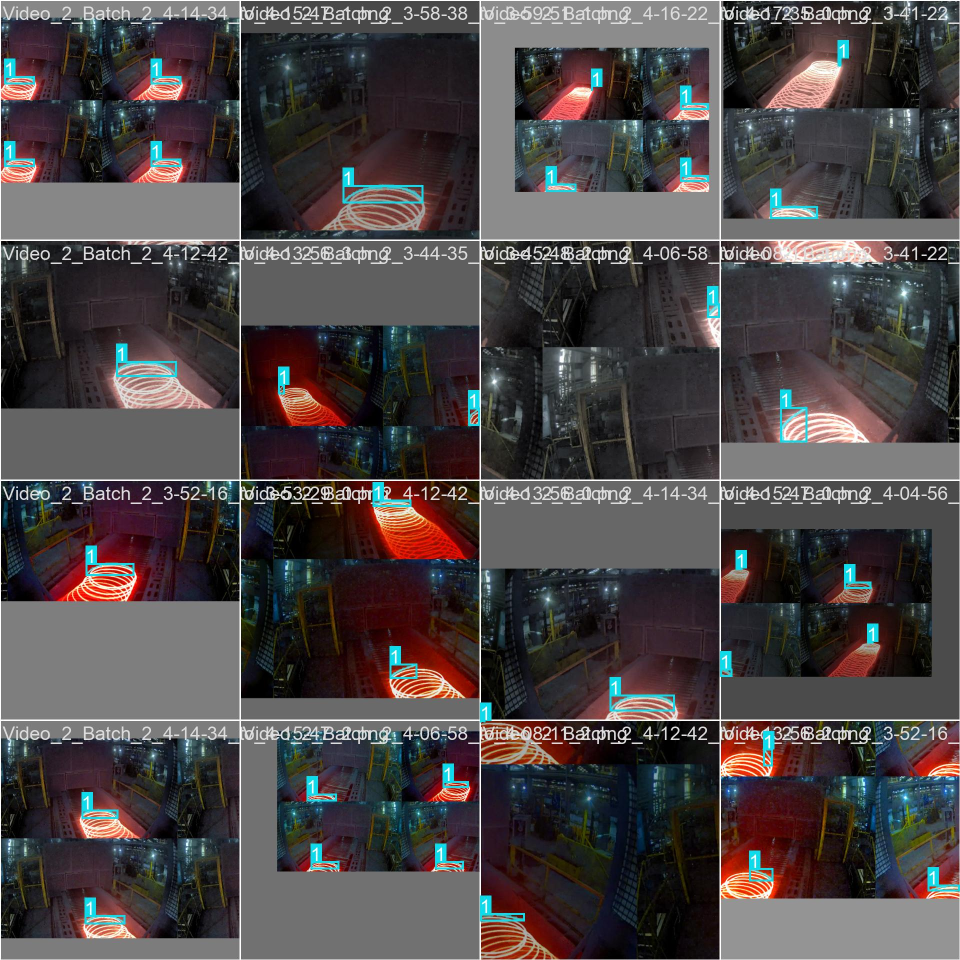
#> input picture YOLO11/train_batch0.jpg, 1920 x 1920 px, given in place of out.mp4, which was not available (shown at 1/2 size)
$ python FFT_RTSP.py
#> lines starting #> are read from the running program, lines starting #| are printed output that depends on the picture; after the words box and inside, x2 and y2 are one past the last pixel; in counts of white or black regions, pixels touching at a corner belong together; pictures that were not available may be replaced by others from this repository, and a replacement may not be noted
### pipeline_logging.py
"""Per-run file logging for the Vision4Coil processing pipeline."""

from __future__ import annotations

import logging
import time
import uuid
from datetime import datetime, timezone
from pathlib import Path
from urllib.parse import urlsplit, urlunsplit


def redact_source(source) -> str:
    """Return an input identifier without credentials embedded in its URL."""
    value = str(source)
    try:
        parts = urlsplit(value)
    except ValueError:
        return value

    if not parts.scheme or not parts.netloc or parts.hostname is None:
        return value

    try:
        port = parts.port
    except ValueError:
        port = None

    host = parts.hostname
    if ":" in host and not host.startswith("["):
        host = f"[{host}]"
    if port is not None:
        host = f"{host}:{port}"
    if parts.username is not None:
        host = f"***:***@{host}"

    return urlunsplit((parts.scheme, host, parts.path, parts.query, parts.fragment))


class PipelineRunLog:
    """Own a uniquely named log file for one video or stream run."""

    def __init__(self, source, mode: str, log_dir="logs"):
        self.started_at = datetime.now(timezone.utc)
        self.started_monotonic = time.perf_counter()
        self.source = redact_source(source)
        self.mode = str(mode)
        self._finished = False

        log_dir = Path(log_dir)
        log_dir.mkdir(parents=True, exist_ok=True)
        run_id = f"{self.started_at:%Y%m%dT%H%M%S_%fZ}_{uuid.uuid4().hex[:8]}"
        self.path = log_dir / f"pipeline_{run_id}.log"

        self.logger = logging.getLogger(f"vision4coil.pipeline.{run_id}")
        self.logger.setLevel(logging.INFO)
        self.logger.propagate = False

        handler = logging.FileHandler(self.path, encoding="utf-8")
        formatter = logging.Formatter(
            "%(asctime)s.%(msecs)03dZ | %(levelname)s | %(message)s",
            datefmt="%Y-%m-%dT%H:%M:%S",
        )
        formatter.converter = time.gmtime
        handler.setFormatter(formatter)
        self.logger.addHandler(handler)
        self._handler = handler

        self.info(
            "pipeline_started mode=%s source=%s log_file=%s",
            self.mode,
            self.source,
            self.path,
        )

    def info(self, message, *args, **kwargs):
        self.logger.info(message, *args, **kwargs)

    def warning(self, message, *args, **kwargs):
        self.logger.warning(message, *args, **kwargs)

    def error(self, message, *args, **kwargs):
        self.logger.error(message, *args, **kwargs)

    def exception(self, message, *args, **kwargs):
        self.logger.exception(message, *args, **kwargs)

    def finish(self, status: str, **fields):
        if self._finished:
            return

        duration_s = time.perf_counter() - self.started_monotonic
        details = " ".join(f"{key}={value}" for key, value in fields.items())
        suffix = f" {details}" if details else ""
        self.info(
            "pipeline_finished status=%s duration_s=%.3f%s",
            status,
            duration_s,
            suffix,
        )
        self._finished = True
        self._handler.flush()
        self._handler.close()
        self.logger.removeHandler(self._handler)

### FFT_RTSP.py
import cv2
import numpy as np
import os
import json
import shutil
import time
from datetime import datetime, timedelta
from functools import lru_cache

import plotly.graph_objects as go
import matplotlib.pyplot as plt
from pathlib import Path
from collections import deque

from pipeline_logging import PipelineRunLog

from coil_cv import (
    BODY_POLYLINE_POINTS,
    CONTOUR_MERGE_ITERATIONS,
    CONTOUR_MERGE_KERNEL,
    LOOP_ACCUMULATION_MAX_FRAMES,
    LOOP_ACCUMULATION_MIN_VOTES,
    LOOP_ACCUMULATION_STRIDE,
    MIN_CONTOUR_SPAN_X,
    MIN_CONTOUR_SPAN_Y,
    choose_body_reference,
    extract_best_tail_segment,
    draw_loop_ellipse,
    draw_loop_search_roi,
    draw_polyline,
    draw_segment_outline,
    find_tail_tip_from_segment,
    point_to_ellipse_angle_deg,
    polygon_to_mask,
    save_loop_fit_diagnostics,
    segment_centroid,
    select_final_loop_model,
    select_loop_accumulation_frames,
    compute_ellipse_polyline_distance,
)

# ----- CONFIG -----
THRESHOLD = 4264.8  # 4264.8 for DB16 ; 3200 for R5.5 ; 3900 for R8.5

USERNAME = "admin"
PASSWORD = "passkey"
CAMERA_IP = "cam_ip"  # 192.168.1.100
RTSP_URL = f"rtsp://{USERNAME}:{PASSWORD}@{CAMERA_IP}:554/cam/realmonitor?channel=1&subtype=1"

OUTPUT_DIR = Path("output")
OUTPUT_DIR.mkdir(parents=True, exist_ok=True)
PIPELINE_LOG_DIR = Path("logs")

DEBUG_SAVE_INTERMEDIATE = True
MIN_SEGMENT_DURATION_SECONDS = 10.0
SEGMENT_FRAME_BUFFER_SIZE = 30  # Keep the last N frames for CV and label capture output.
CAPTURE_JPEG_QUALITY = 90

# --------------
# Sink interface
# --------------
class BaseSink:
    def on_pipeline_started(self, log_path: str):
        pass

    def on_roi(self, roi_view, t_s: float, intensity: float):
        pass

    def on_frame(self, frame, t_s: float, intensity: float):
        pass

    def on_series(self, t_list, y_list):
        pass

    def should_stop(self) -> bool:
        return False

    def close(self):
        pass


class CvGuiSink(BaseSink):
    def __init__(self, show_plot=True, roi_window="ROI View"):
        self.roi_window = roi_window
        self.show_plot = show_plot
        self._stop = False

        self._graph_time = deque(maxlen=3000)
        self._graph_intensity = deque(maxlen=3000)
        self._graph_update_count = 0

        if self.show_plot:
            plt.ion()
            self.fig, self.ax = plt.subplots()
            (self.line,) = self.ax.plot([], [], color="black")
            self.ax.set_title("Live Frequency Intensity")
            self.ax.set_xlabel("Time (s)")
            self.ax.set_ylabel("Intensity")
            self.ax.set_xlim(0, 30)

    def on_roi(self, roi_view, t_s: float, intensity: float):
        cv2.imshow(self.roi_window, roi_view)
        key = cv2.waitKey(1) & 0xFF
        if key == ord("q"):
            self._stop = True

    def on_frame(self, frame, t_s: float, intensity: float):
        if not self.show_plot:
            return

        self._graph_time.append(t_s)
        self._graph_intensity.append(intensity)
        self._graph_update_count += 1

        if self._graph_update_count % 5 == 0 and self._graph_time:
            self.line.set_xdata(list(self._graph_time))
            self.line.set_ydata(list(self._graph_intensity))
            self.ax.set_xlim(min(self._graph_time), max(self._graph_time) + 5)
            self.ax.set_ylim(min(self._graph_intensity) - 50, max(self._graph_intensity) + 50)
            self.ax.figure.canvas.draw()
            self.ax.figure.canvas.flush_events()

    def should_stop(self) -> bool:
        return self._stop

    def close(self):
        try:
            cv2.destroyAllWindows()
        except Exception:
            pass

        if self.show_plot:
            try:
                plt.ioff()
                plt.show()
            except Exception:
                pass


class NullSink(BaseSink):
    pass


# -------------------------
# FFT / logging helpers
# -------------------------
@lru_cache(maxsize=8)
def fft_roi_geometry(frame_height, frame_width, roi_points):
    """Build the cropped ROI mask once for a frame geometry and point set."""
    roi_contour = np.asarray(roi_points, dtype=np.int32)
    x, y, width, height = cv2.boundingRect(roi_contour)
    x1 = max(0, x)
    y1 = max(0, y)
    x2 = min(int(frame_width), x + width)
    y2 = min(int(frame_height), y + height)
    if x2 <= x1 or y2 <= y1:
        raise ValueError("ROI does not overlap the frame.")

    local_contour = roi_contour - np.array([x1, y1], dtype=np.int32)
    mask = np.zeros((y2 - y1, x2 - x1), dtype=np.uint8)
    cv2.fillPoly(mask, [local_contour], 255)
    return (x1, y1, x2, y2), mask


def compute_fft_spectrum(frame, roi_points):
    frame_height, frame_width = frame.shape[:2]
    points_key = tuple((int(x), int(y)) for x, y in roi_points)
    (x1, y1, x2, y2), mask = fft_roi_geometry(frame_height, frame_width, points_key)
    gray = cv2.cvtColor(frame[y1:y2, x1:x2], cv2.COLOR_BGR2GRAY)
    roi_cropped = cv2.bitwise_and(gray, gray, mask=mask)

    roi_float = np.float32(roi_cropped)
    dft = cv2.dft(roi_float, flags=cv2.DFT_COMPLEX_OUTPUT)
    dft_shift = np.fft.fftshift(dft, axes=[0, 1])
    magnitude = cv2.magnitude(dft_shift[:, :, 0], dft_shift[:, :, 1])

    return np.mean(magnitude), roi_cropped


# [28 lines left out: functions create_timestamped_folder, save_results_txt, save_results_html, not called in this run]


class ActiveCaptureWriter:
    # [33 lines left out: functions __init__, append, not called in this run]

    def detection_frame_list(self):
        return list(self.detection_frames)

    # [45 lines left out: function finalize, not called in this run]

    def discard(self):
        self.capture_frames.clear()
        self.detection_frames.clear()


# -------------------------
# Detection + save
# -------------------------
# [271 lines left out: function detect_tail_and_save, not called in this run]


# -------------------------
# Main processing loop
# -------------------------
def infer_run_mode(sink):
    if isinstance(sink, CvGuiSink):
        return "local_gui"
    if isinstance(sink, NullSink):
        return "headless"
    return sink.__class__.__name__.removesuffix("Sink").lower() or "headless"


def process_rtsp_stream(
    rtsp_url,
    roi_points,
    sink: BaseSink | None = None,
    fps_assumed=30,
    run_mode=None,
    log_dir=PIPELINE_LOG_DIR,
):
#> called with rtsp_url = 'out.mp4', fps_assumed = 30
    if sink is None:
        sink = NullSink()

    run_mode = run_mode or infer_run_mode(sink)
    run_log = PipelineRunLog(rtsp_url, run_mode, log_dir=log_dir)
    cap = None
    status = "starting"
    frame_idx = 0
    frames_processed = 0
    captures_processed = 0
    in_segment = False
    segment_start = None
    active_capture = None
    segment_time = []
    segment_intensities = []
    graph_time = deque(maxlen=3000)
    graph_intensity = deque(maxlen=3000)

    print(f"Data input processing started. Log: {run_log.path}")

    try:
        sink.on_pipeline_started(str(run_log.path))
        run_log.info("input_opening")
        cap = cv2.VideoCapture(rtsp_url, cv2.CAP_FFMPEG)
        if not cap.isOpened():
            status = "input_open_failed"
            run_log.error("input_open_failed source=%s", run_log.source)
            print("Error: Cannot open RTSP/video stream.")
            return {"status": status, "log_file": str(run_log.path)}

        fps = cap.get(cv2.CAP_PROP_FPS)
        if not fps or fps <= 0:
            fps = float(fps_assumed)
            run_log.warning("input_fps_unavailable using_assumed_fps=%.3f", fps)

        status = "running"
        run_log.info("input_opened fps=%.3f threshold=%.3f", fps, THRESHOLD)

        while cap.isOpened():
            ret, frame = cap.read()
#> frame is the input picture: shape (1920, 1920, 3); mean B, G, R 70.4, 69.6, 75.6
            if not ret:
                print("Stream ended or not receiving frames.")
                run_log.info("input_exhausted frame_count=%d", frames_processed)
                status = "completed"
                break

            current_time = frame_idx / fps
            frames_processed += 1
            intensity, roi_view = compute_fft_spectrum(frame, roi_points)
#> in fft_roi_geometry, `cv2.fillPoly(mask, [local_contour], 255)`:
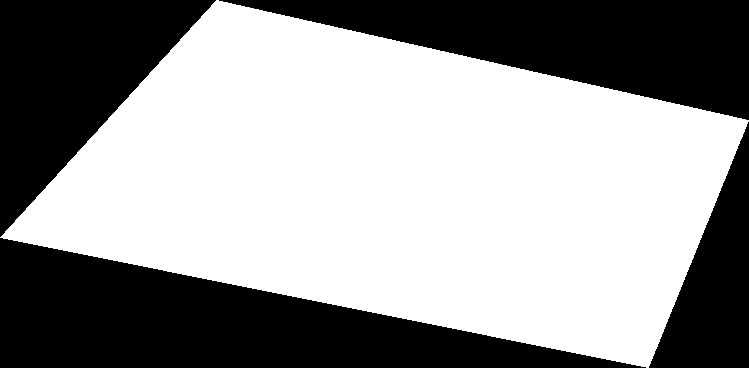
#> mask: shape (368, 749); 59.3% white; 4 black regions, box (x1, y1, x2, y2) and area: (0, 238, 646, 368) 42186, (219, 0, 749, 120) 31980, (0, 0, 216, 237) 25704, (649, 122, 749, 368) 12400
#> in compute_fft_spectrum, `gray = cv2.cvtColor(frame[y1:y2, x1:x2], cv2.COLOR_BGR2GRAY)`:
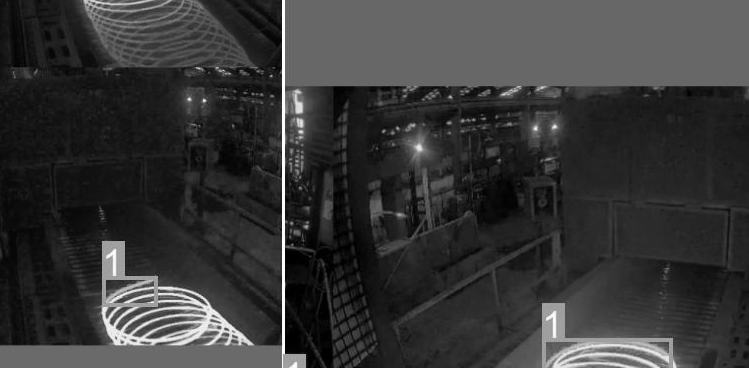
#> gray: shape (368, 749); min 0, max 255, mean 54.9
#> in compute_fft_spectrum, `roi_cropped = cv2.bitwise_and(gray, gray, mask=mask)`:
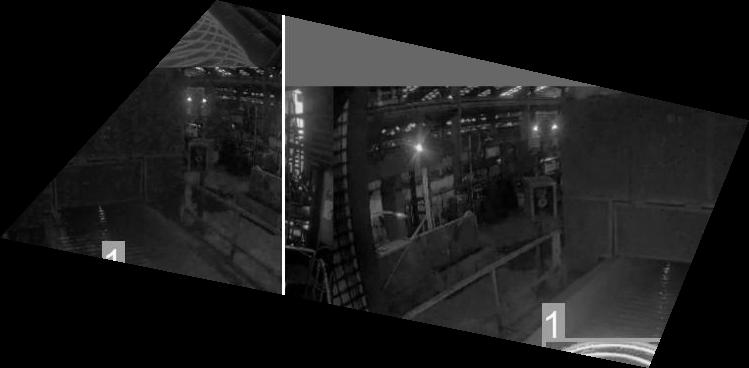
#> roi_cropped: shape (368, 749); min 0, max 255, mean 27
#> intensity = 3791.4

            sink.on_roi(roi_view, current_time, float(intensity))
#> (key q is pressed here)
            sink.on_frame(frame, current_time, float(intensity))
            if sink.should_stop():
                status = "stopped"
                run_log.info("stop_requested frame_index=%d input_time_s=%.3f", frame_idx, current_time)
                break

            graph_time.append(current_time)
            graph_intensity.append(float(intensity))

            if not in_segment and intensity > THRESHOLD:
                in_segment = True
                segment_start = round(current_time, 2)
                if active_capture is not None:
                    active_capture.discard()
                active_capture = ActiveCaptureWriter(rtsp_url, roi_points, fps, segment_start)
                segment_time = []
                segment_intensities = []
                print(f"Segment START at {segment_start:.2f}s")

            elif in_segment and intensity < THRESHOLD:
                segment_end = round(current_time, 2)
                in_segment = False
                segment_duration = segment_end - segment_start
                print(f"Segment END at {segment_end:.2f}s")

                if segment_duration >= MIN_SEGMENT_DURATION_SECONDS:
                    start_dt = datetime.now() - timedelta(seconds=segment_duration)
                    end_dt = datetime.now()
                    folder = create_timestamped_folder(start_dt, end_dt)
                    base = os.path.join(folder, os.path.basename(folder))
                    save_results_txt(segment_time, segment_intensities, base)
                    save_results_html(segment_time, segment_intensities, base)
                    if active_capture is not None:
                        capture_id = Path(folder).name
                        capture_started = time.perf_counter()
                        capture_status = "failed"
                        run_log.info(
                            "capture_processing_started capture_id=%s frame_count=%d",
                            capture_id,
                            len(active_capture.detection_frames),
                        )
                        try:
                            active_capture.finalize(folder, segment_end)
                            result = detect_tail_and_save(
                                active_capture.detection_frame_list(),
                                roi_points,
                                folder,
                                run_log=run_log,
                            )
                            capture_status = (result or {}).get("status", "completed")
                        finally:
                            captures_processed += 1
                            run_log.info(
                                "capture_processing_finished capture_id=%s status=%s duration_s=%.3f",
                                capture_id,
                                capture_status,
                                time.perf_counter() - capture_started,
                            )
                else:
                    print(f"Segment duration {segment_duration:.2f}s too short. Skipped.")
                    if active_capture is not None:
                        active_capture.discard()

                active_capture = None
                segment_time.clear()
                segment_intensities.clear()

            if in_segment and active_capture is not None:
                active_capture.append(frame, current_time, float(intensity), frame_idx)
                segment_time.append(current_time)
                segment_intensities.append(float(intensity))

            if frame_idx % 10 == 0 and graph_time:
                sink.on_series(list(graph_time), list(graph_intensity))

            frame_idx += 1

        if status == "running":
            status = "completed"
    except Exception:
        status = "failed"
        run_log.exception("pipeline_error frame_index=%d", frame_idx)
        raise
    finally:
        if active_capture is not None:
            active_capture.discard()
            run_log.info(
                "active_capture_discarded reason=pipeline_finished segment_start_s=%s",
                segment_start,
            )
        if cap is not None:
            cap.release()
        try:
            sink.close()
#> in close, `plt.show()`:
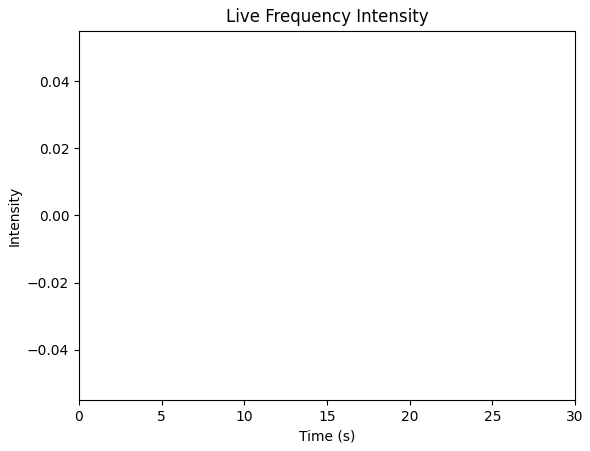
#> figure drawn by matplotlib, 1 panel
        except Exception:
            status = "failed"
            run_log.exception("sink_close_failed")
        run_log.finish(
            status,
            frames_processed=frames_processed,
            captures_processed=captures_processed,
        )
        print(f"Data input processing complete. Log: {run_log.path}")

    return {"status": status, "log_file": str(run_log.path)}

if __name__ == "__main__":
    roi_points = [(677, 1288), (1325, 1418), (1425, 1171), (893, 1051)]
    video_path = "out.mp4"

    gui = CvGuiSink(show_plot=True)
    # process_rtsp_stream(RTSP_URL, roi_points, sink=gui)
    process_rtsp_stream(video_path, roi_points, sink=gui)

$ run again, on YOLO11/train_batch1.jpg
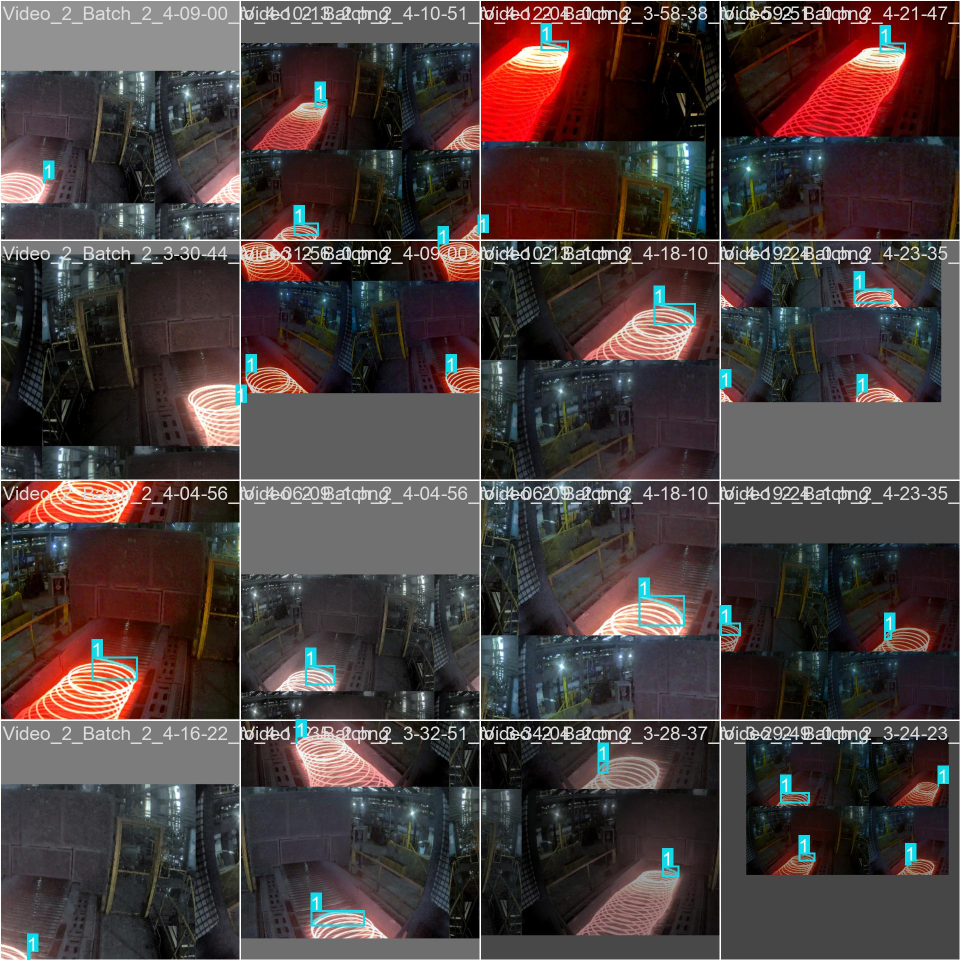
#> input picture YOLO11/train_batch1.jpg, 1920 x 1920 px, given in place of out.mp4, which was not available (shown at 1/2 size)
#> in process_rtsp_stream, frame is the input picture: shape (1920, 1920, 3); mean B, G, R 61.7, 62.6, 74
#> mask: shape (368, 749); 59.3% white; 4 black regions, box (x1, y1, x2, y2) and area: (0, 238, 646, 368) 42186, (219, 0, 749, 120) 31980, (0, 0, 216, 237) 25704, (649, 122, 749, 368) 12400
#> in compute_fft_spectrum, `gray = cv2.cvtColor(frame[y1:y2, x1:x2], cv2.COLOR_BGR2GRAY)`:
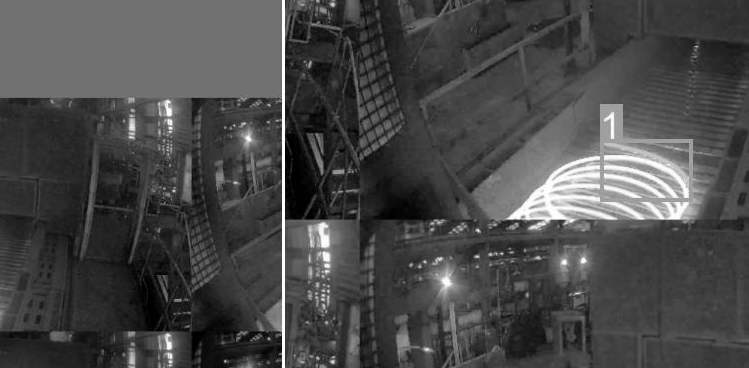
#> gray: shape (368, 749); min 0, max 255, mean 72.6
#> in compute_fft_spectrum, `roi_cropped = cv2.bitwise_and(gray, gray, mask=mask)`:
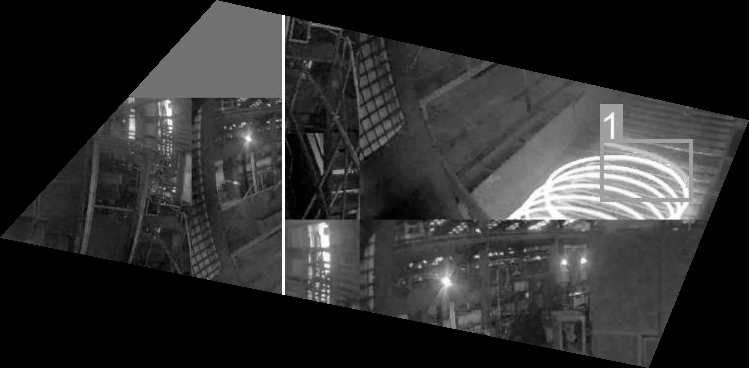
#> roi_cropped: shape (368, 749); min 0, max 255, mean 46.3
#> intensity = 4684.7
